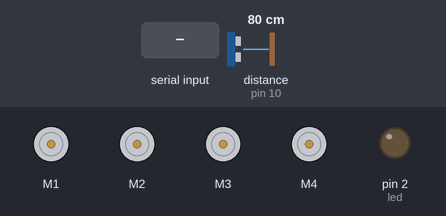
The sketch below on a simulated Arduino Uno, built with avr-gcc and run on an emulated ATmega328P. Shown: 4 × DC motor (green arrow = forward, orange = backward, longer = faster), output pins drawn as LEDs (lit = HIGH). Wiring (inferred from the names in the program): ultrasonic range finder: trigger pin 9; echo pin 10. The inputs (shaded band) are chosen by the test bench; at power-on: distance to the obstacle (sensor on pin 10) 80 cm. The echo pulse lasts 58.3 µs per cm; pins used as bus, display or sensor lines are not drawn.

Above: at 1.2 s.
1.3 s: "3" received over Serial
At 3.2 s:
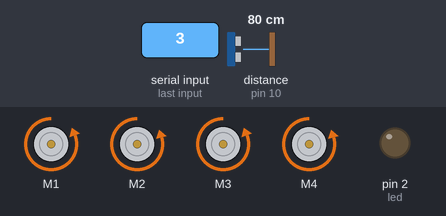
3.9 s: "1" received over Serial
At 5.2 s:
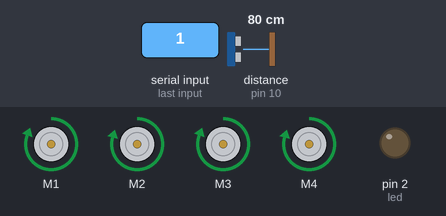
5.5 s: "2" received over Serial
At 6.6 s:
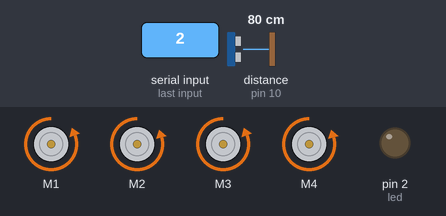
7.1 s: "4" received over Serial
At 7.9 s:
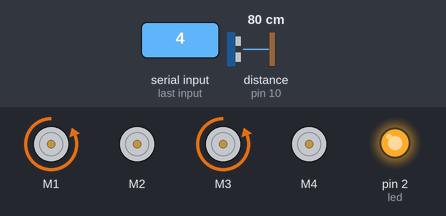
9.7 s: "6" received over Serial
At 11.0 s:
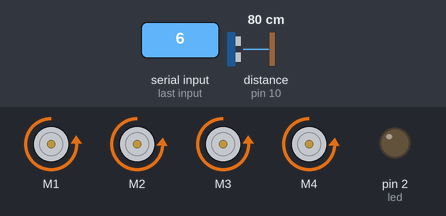
11.3 s: "5" received over Serial
At 12.3 s:
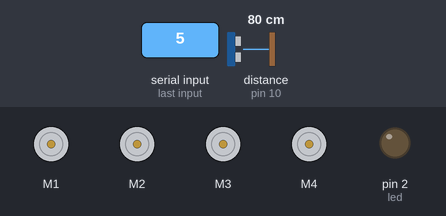
Timing chart, 0 to 13.9 s (numbered marks = the images above; inputs shaded):
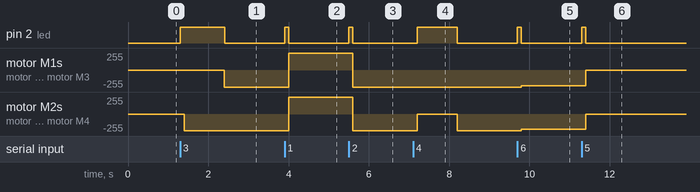

The sketch:

WifiTest.ino
```cpp
#include <SoftwareSerial.h>
#include<MsTimer2.h>
#include <AFMotor.h>

#define led 2
#define WIFT_TX 0
#define WIFI_RX 1

const int TrigPin = 9;
const int EchoPin = 10;

boolean  isturn;
SoftwareSerial wifi(WIFI_RX, WIFT_TX);   //RX, TX
float cm;
char inByte;
int speedint=255;

AF_DCMotor motor1(1, MOTOR12_64KHZ);
AF_DCMotor motor2(2, MOTOR12_64KHZ);
AF_DCMotor motor3(3, MOTOR12_64KHZ);
AF_DCMotor motor4(4, MOTOR12_64KHZ);

void flash(){  //定时中断函数
  //发一个10ms的高脉冲去触发TrigPin
digitalWrite(TrigPin, LOW);
delayMicroseconds(2);
digitalWrite(TrigPin, HIGH);
delayMicroseconds(10);
digitalWrite(TrigPin, LOW);
cm = pulseIn(EchoPin, HIGH) / 58.0; //算成厘米
cm = (int(cm * 100.0)) / 100.0; //保留两位小数
  }

void speed(int speedint){
   motor1.setSpeed(speedint);
   motor2.setSpeed(speedint-5);
   motor3.setSpeed(speedint);
   motor4.setSpeed(speedint-5);
  }
void forward(){
   motor1.run(FORWARD);
   motor2.run(FORWARD);
   motor3.run(FORWARD);
   motor4.run(FORWARD);
  }
  void backward(){
     motor1.run(BACKWARD);
     motor2.run(BACKWARD);
     motor3.run(BACKWARD);
     motor4.run(BACKWARD);
    }
    void turnRight(){
     motor2.run(RELEASE);
     if(isturn){
     motor1.run(FORWARD);
     motor3.run(FORWARD);
     }else{
       motor1.run(BACKWARD);
     motor3.run(BACKWARD);
      }
     motor4.run(RELEASE);
    }
     void turnLeft(){
     motor1.run(RELEASE);
     motor3.run(RELEASE);
      if(isturn){
     motor2.run(FORWARD);
     motor4.run(FORWARD);
     }else{
      motor2.run(BACKWARD);
     motor4.run(BACKWARD);
      }
    }
     void stop(){
     motor1.run(RELEASE);
     motor2.run(RELEASE);
      motor4.run(RELEASE);
      motor3.run(RELEASE);
    }
void setup()
{
    Serial.begin(115200);
     wifi.begin(115200);
   pinMode(TrigPin, OUTPUT);
     pinMode(EchoPin, INPUT);
    pinMode(led,OUTPUT);
    digitalWrite(led,LOW);
    MsTimer2::set(100,flash); // 中断设置函数，每 100ms 进入一次中断
  MsTimer2::start();    //开始计时
    speed(speedint);
}

void loop()
{

if(Serial.available())
{
inByte = char(Serial.read());//读取
if(inByte=='1'){
 digitalWrite(led, HIGH);
   delay(100);
   forward();
    isturn=true;
 digitalWrite(led, LOW);
}
if(inByte=='2'){
  digitalWrite(led, HIGH);
   delay(100);
  backward();
  isturn=false;
   digitalWrite(led, LOW);
}
if(inByte=='3'){
   digitalWrite(led, HIGH);
   delay(100);
  turnLeft();
  delay(1000);
  if(isturn){
   forward();
  }else {
  backward();
  }

   digitalWrite(led, LOW);
}
if(inByte=='4'){
 delay(100);
   digitalWrite(led, HIGH);
  turnRight();
    delay(1000);
       forward();
     if(isturn){
   forward();
  }else {
  backward();
  }
 digitalWrite(led, LOW);
}
if(inByte=='5'){
 digitalWrite(led, HIGH);
  delay(100);
 stop();
  digitalWrite(led, LOW);
}
if(inByte=='6'){
 digitalWrite(led, HIGH);
  delay(100);
  if(speedint>=100){
    speedint-=20;
     if(speedint<100)
     speedint=100;
   speed(speedint);
  digitalWrite(led, LOW);
  }
}
if(inByte=='7'){
  digitalWrite(led, HIGH);
  delay(100);
  if(speedint<=255){
    speedint+=20;
   if(speedint>255)
     speedint=255;
    speed(speedint);
  digitalWrite(led, LOW);
}
}
}
  if(cm<=5){
    stop();
    }
}
```

Measured:
- after the input at 1.3 s, pin 2 (led): LOW → HIGH at once, → LOW 1.1 s later; motor M1, motor M3: stopped → backward 255/255 after 1.1 s; motor M2, motor M4: stopped → backward 250/255 after 0.10 s
- after the input at 3.9 s, pin 2 (led): LOW → HIGH at once, → LOW 0.10 s later; motor M1, motor M3: backward 255/255 → forward 255/255 after 0.10 s; motor M2, motor M4: backward 250/255 → forward 250/255 after 0.10 s
- after the input at 5.5 s, pin 2 (led): LOW → HIGH at once, → LOW 0.10 s later; motor M1, motor M3: forward 255/255 → backward 255/255 after 0.10 s; motor M2, motor M4: forward 250/255 → backward 250/255 after 0.10 s
- after the input at 7.1 s, pin 2 (led): LOW → HIGH after 0.10 s, → LOW 1.0 s later; motor M2, motor M4: backward 250/255 → stopped after 0.10 s, → backward 250/255 1.0 s later
- after the input at 9.7 s, pin 2 (led): LOW → HIGH at once, → LOW 0.10 s later; motor M1, motor M3: backward 255/255 → backward 235/255 after 0.10 s; motor M2, motor M4: backward 250/255 → backward 230/255 after 0.10 s
- after the input at 11.3 s, pin 2 (led): LOW → HIGH at once, → LOW 0.10 s later; motor M1, motor M3: backward 235/255 → stopped after 0.10 s; motor M2, motor M4: backward 230/255 → stopped after 0.10 s
